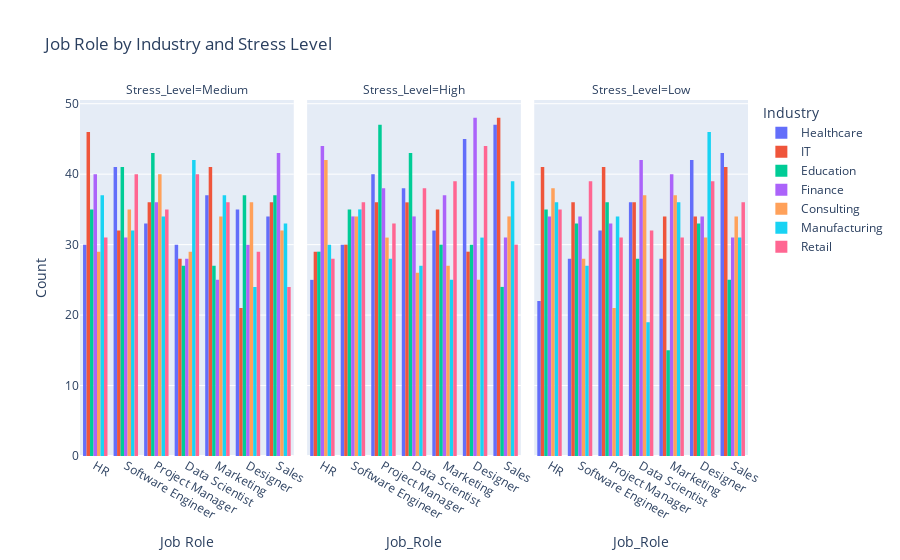

Here is the notebook cell this chart was saved with:
### Code cell
fig = px.histogram(data, x='Job_Role', color='Industry', barmode='group', facet_col='Stress_Level', title='Job Role by Industry and Stress Level')
fig.update_layout(xaxis_title='Job Role', yaxis_title='Count', legend_title='Industry')
fig.show()

### Figure 1 — Plotly figure (JSON) as saved in the notebook; plotly's stock layout.template omitted (floating-point values rounded to 4 significant figures; data arrays with more than 128 entries replaced by an {"elided": "..."} marker saying what was removed)
{"data": [{"alignmentgroup": "True", "bingroup": "x", "hovertemplate": "Industry=Healthcare<br>Stress_Level=Medium<br>Job_Role=%{x}<br>count=%{y}<extra></extra>", "legendgroup": "Healthcare", "marker": {"color": "#636efa", "pattern": {"shape": ""}}, "name": "Healthcare", "offsetgroup": "Healthcare", "orientation": "v", "showlegend": true, "type": "histogram", "x": {"elided": "240 str values"}, "xaxis": "x", "yaxis": "y"}, {"alignmentgroup": "True", "bingroup": "x", "hovertemplate": "Industry=Healthcare<br>Stress_Level=High<br>Job_Role=%{x}<br>count=%{y}<extra></extra>", "legendgroup": "Healthcare", "marker": {"color": "#636efa", "pattern": {"shape": ""}}, "name": "Healthcare", "offsetgroup": "Healthcare", "orientation": "v", "showlegend": false, "type": "histogram", "x": {"elided": "257 str values"}, "xaxis": "x2", "yaxis": "y2"}, {"alignmentgroup": "True", "bingroup": "x", "hovertemplate": "Industry=Healthcare<br>Stress_Level=Low<br>Job_Role=%{x}<br>count=%{y}<extra></extra>", "legendgroup": "Healthcare", "marker": {"color": "#636efa", "pattern": {"shape": ""}}, "name": "Healthcare", "offsetgroup": "Healthcare", "orientation": "v", "showlegend": false, "type": "histogram", "x": {"elided": "231 str values"}, "xaxis": "x3", "yaxis": "y3"}, {"alignmentgroup": "True", "bingroup": "x", "hovertemplate": "Industry=IT<br>Stress_Level=Medium<br>Job_Role=%{x}<br>count=%{y}<extra></extra>", "legendgroup": "IT", "marker": {"color": "#EF553B", "pattern": {"shape": ""}}, "name": "IT", "offsetgroup": "IT", "orientation": "v", "showlegend": true, "type": "histogram", "x": {"elided": "240 str values"}, "xaxis": "x", "yaxis": "y"}, {"alignmentgroup": "True", "bingroup": "x", "hovertemplate": "Industry=IT<br>Stress_Level=High<br>Job_Role=%{x}<br>count=%{y}<extra></extra>", "legendgroup": "IT", "marker": {"color": "#EF553B", "pattern": {"shape": ""}}, "name": "IT", "offsetgroup": "IT", "orientation": "v", "showlegend": false, "type": "histogram", "x": {"elided": "243 str values"}, "xaxis": "x2", "yaxis": "y2"}, {"alignmentgroup": "True", "bingroup": "x", "hovertemplate": "Industry=IT<br>Stress_Level=Low<br>Job_Role=%{x}<br>count=%{y}<extra></extra>", "legendgroup": "IT", "marker": {"color": "#EF553B", "pattern": {"shape": ""}}, "name": "IT", "offsetgroup": "IT", "orientation": "v", "showlegend": false, "type": "histogram", "x": {"elided": "263 str values"}, "xaxis": "x3", "yaxis": "y3"}, {"alignmentgroup": "True", "bingroup": "x", "hovertemplate": "Industry=Education<br>Stress_Level=Medium<br>Job_Role=%{x}<br>count=%{y}<extra></extra>", "legendgroup": "Education", "marker": {"color": "#00cc96", "pattern": {"shape": ""}}, "name": "Education", "offsetgroup": "Education", "orientation": "v", "showlegend": true, "type": "histogram", "x": {"elided": "247 str values"}, "xaxis": "x", "yaxis": "y"}, {"alignmentgroup": "True", "bingroup": "x", "hovertemplate": "Industry=Education<br>Stress_Level=High<br>Job_Role=%{x}<br>count=%{y}<extra></extra>", "legendgroup": "Education", "marker": {"color": "#00cc96", "pattern": {"shape": ""}}, "name": "Education", "offsetgroup": "Education", "orientation": "v", "showlegend": false, "type": "histogram", "x": {"elided": "238 str values"}, "xaxis": "x2", "yaxis": "y2"}, {"alignmentgroup": "True", "bingroup": "x", "hovertemplate": "Industry=Education<br>Stress_Level=Low<br>Job_Role=%{x}<br>count=%{y}<extra></extra>", "legendgroup": "Education", "marker": {"color": "#00cc96", "pattern": {"shape": ""}}, "name": "Education", "offsetgroup": "Education", "orientation": "v", "showlegend": false, "type": "histogram", "x": {"elided": "205 str values"}, "xaxis": "x3", "yaxis": "y3"}, {"alignmentgroup": "True", "bingroup": "x", "hovertemplate": "Industry=Finance<br>Stress_Level=Medium<br>Job_Role=%{x}<br>count=%{y}<extra></extra>", "legendgroup": "Finance", "marker": {"color": "#ab63fa", "pattern": {"shape": ""}}, "name": "Finance", "offsetgroup": "Finance", "orientation": "v", "showlegend": true, "type": "histogram", "x": {"elided": "233 str values"}, "xaxis": "x", "yaxis": "y"}, {"alignmentgroup": "True", "bingroup": "x", "hovertemplate": "Industry=Finance<br>Stress_Level=High<br>Job_Role=%{x}<br>count=%{y}<extra></extra>", "legendgroup": "Finance", "marker": {"color": "#ab63fa", "pattern": {"shape": ""}}, "name": "Finance", "offsetgroup": "Finance", "orientation": "v", "showlegend": false, "type": "histogram", "x": {"elided": "266 str values"}, "xaxis": "x2", "yaxis": "y2"}, {"alignmentgroup": "True", "bingroup": "x", "hovertemplate": "Industry=Finance<br>Stress_Level=Low<br>Job_Role=%{x}<br>count=%{y}<extra></extra>", "legendgroup": "Finance", "marker": {"color": "#ab63fa", "pattern": {"shape": ""}}, "name": "Finance", "offsetgroup": "Finance", "orientation": "v", "showlegend": false, "type": "histogram", "x": {"elided": "248 str values"}, "xaxis": "x3", "yaxis": "y3"}, {"alignmentgroup": "True", "bingroup": "x", "hovertemplate": "Industry=Consulting<br>Stress_Level=Medium<br>Job_Role=%{x}<br>count=%{y}<extra></extra>", "legendgroup": "Consulting", "marker": {"color": "#FFA15A", "pattern": {"shape": ""}}, "name": "Consulting", "offsetgroup": "Consulting", "orientation": "v", "showlegend": true, "type": "histogram", "x": {"elided": "235 str values"}, "xaxis": "x", "yaxis": "y"}, {"alignmentgroup": "True", "bingroup": "x", "hovertemplate": "Industry=Consulting<br>Stress_Level=High<br>Job_Role=%{x}<br>count=%{y}<extra></extra>", "legendgroup": "Consulting", "marker": {"color": "#FFA15A", "pattern": {"shape": ""}}, "name": "Consulting", "offsetgroup": "Consulting", "orientation": "v", "showlegend": false, "type": "histogram", "x": {"elided": "219 str values"}, "xaxis": "x2", "yaxis": "y2"}, {"alignmentgroup": "True", "bingroup": "x", "hovertemplate": "Industry=Consulting<br>Stress_Level=Low<br>Job_Role=%{x}<br>count=%{y}<extra></extra>", "legendgroup": "Consulting", "marker": {"color": "#FFA15A", "pattern": {"shape": ""}}, "name": "Consulting", "offsetgroup": "Consulting", "orientation": "v", "showlegend": false, "type": "histogram", "x": {"elided": "226 str values"}, "xaxis": "x3", "yaxis": "y3"}, {"alignmentgroup": "True", "bingroup": "x", "hovertemplate": "Industry=Manufacturing<br>Stress_Level=Medium<br>Job_Role=%{x}<br>count=%{y}<extra></extra>", "legendgroup": "Manufacturing", "marker": {"color": "#19d3f3", "pattern": {"shape": ""}}, "name": "Manufacturing", "offsetgroup": "Manufacturing", "orientation": "v", "showlegend": true, "type": "histogram", "x": {"elided": "239 str values"}, "xaxis": "x", "yaxis": "y"}, {"alignmentgroup": "True", "bingroup": "x", "hovertemplate": "Industry=Manufacturing<br>Stress_Level=High<br>Job_Role=%{x}<br>count=%{y}<extra></extra>", "legendgroup": "Manufacturing", "marker": {"color": "#19d3f3", "pattern": {"shape": ""}}, "name": "Manufacturing", "offsetgroup": "Manufacturing", "orientation": "v", "showlegend": false, "type": "histogram", "x": {"elided": "215 str values"}, "xaxis": "x2", "yaxis": "y2"}, {"alignmentgroup": "True", "bingroup": "x", "hovertemplate": "Industry=Manufacturing<br>Stress_Level=Low<br>Job_Role=%{x}<br>count=%{y}<extra></extra>", "legendgroup": "Manufacturing", "marker": {"color": "#19d3f3", "pattern": {"shape": ""}}, "name": "Manufacturing", "offsetgroup": "Manufacturing", "orientation": "v", "showlegend": false, "type": "histogram", "x": {"elided": "229 str values"}, "xaxis": "x3", "yaxis": "y3"}, {"alignmentgroup": "True", "bingroup": "x", "hovertemplate": "Industry=Retail<br>Stress_Level=Medium<br>Job_Role=%{x}<br>count=%{y}<extra></extra>", "legendgroup": "Retail", "marker": {"color": "#FF6692", "pattern": {"shape": ""}}, "name": "Retail", "offsetgroup": "Retail", "orientation": "v", "showlegend": true, "type": "histogram", "x": {"elided": "235 str values"}, "xaxis": "x", "yaxis": "y"}, {"alignmentgroup": "True", "bingroup": "x", "hovertemplate": "Industry=Retail<br>Stress_Level=High<br>Job_Role=%{x}<br>count=%{y}<extra></extra>", "legendgroup": "Retail", "marker": {"color": "#FF6692", "pattern": {"shape": ""}}, "name": "Retail", "offsetgroup": "Retail", "orientation": "v", "showlegend": false, "type": "histogram", "x": {"elided": "248 str values"}, "xaxis": "x2", "yaxis": "y2"}, {"alignmentgroup": "True", "bingroup": "x", "hovertemplate": "Industry=Retail<br>Stress_Level=Low<br>Job_Role=%{x}<br>count=%{y}<extra></extra>", "legendgroup": "Retail", "marker": {"color": "#FF6692", "pattern": {"shape": ""}}, "name": "Retail", "offsetgroup": "Retail", "orientation": "v", "showlegend": false, "type": "histogram", "x": {"elided": "243 str values"}, "xaxis": "x3", "yaxis": "y3"}], "layout": {"annotations": [{"font": {}, "showarrow": false, "text": "Stress_Level=Medium", "x": 0.16, "xanchor": "center", "xref": "paper", "y": 1, "yanchor": "bottom", "yref": "paper"}, {"font": {}, "showarrow": false, "text": "Stress_Level=High", "x": 0.5, "xanchor": "center", "xref": "paper", "y": 1, "yanchor": "bottom", "yref": "paper"}, {"font": {}, "showarrow": false, "text": "Stress_Level=Low", "x": 0.84, "xanchor": "center", "xref": "paper", "y": 1, "yanchor": "bottom", "yref": "paper"}], "barmode": "group", "legend": {"title": {"text": "Industry"}, "tracegroupgap": 0}, "title": {"text": "Job Role by Industry and Stress Level"}, "xaxis": {"anchor": "y", "domain": [0, 0.32], "title": {"text": "Job Role"}}, "xaxis2": {"anchor": "y2", "domain": [0.34, 0.66], "matches": "x", "title": {"text": "Job_Role"}}, "xaxis3": {"anchor": "y3", "domain": [0.68, 1.0], "matches": "x", "title": {"text": "Job_Role"}}, "yaxis": {"anchor": "x", "domain": [0, 1], "title": {"text": "Count"}}, "yaxis2": {"anchor": "x2", "domain": [0, 1], "matches": "y", "showticklabels": false}, "yaxis3": {"anchor": "x3", "domain": [0, 1], "matches": "y", "showticklabels": false}}}
